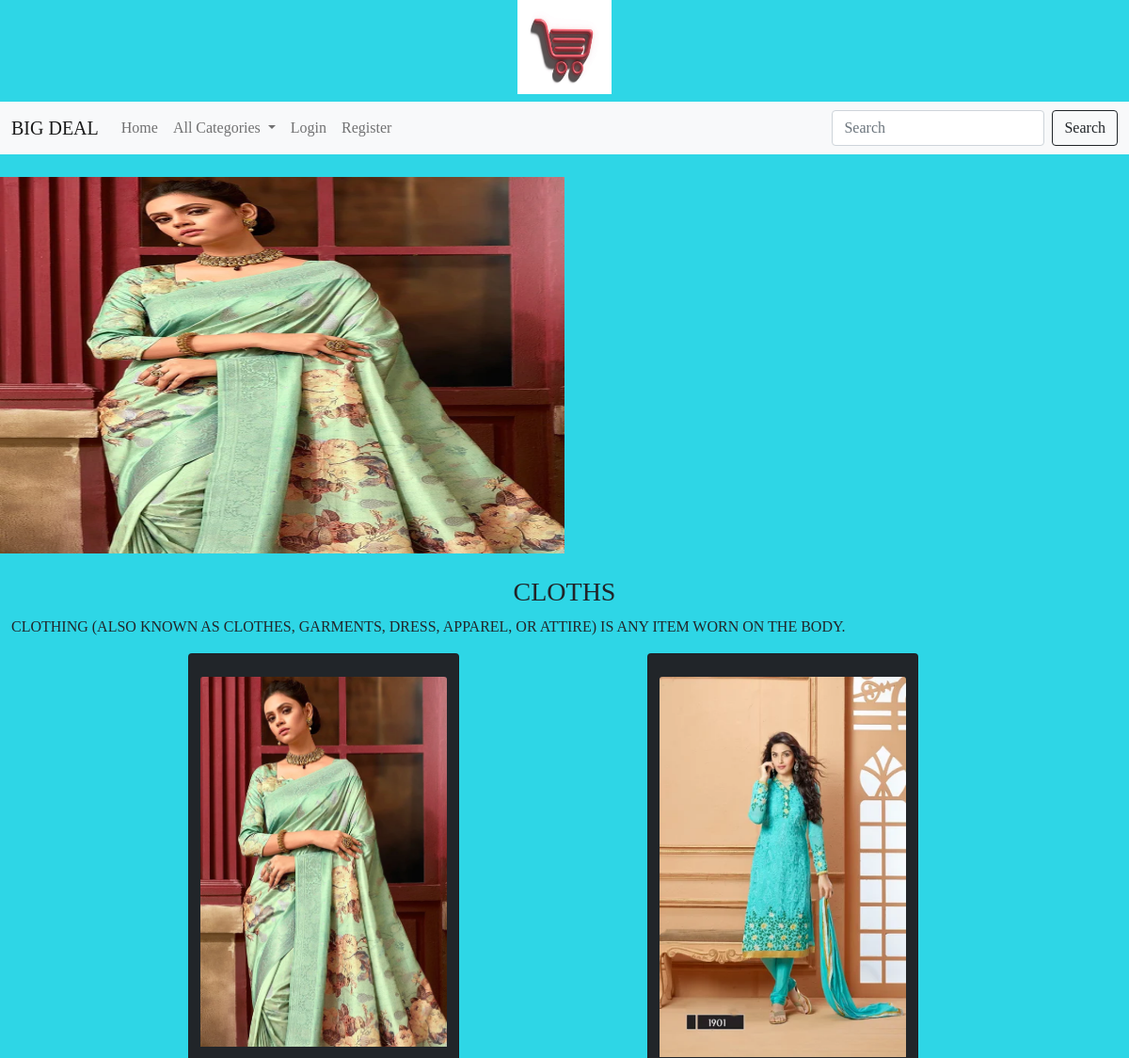
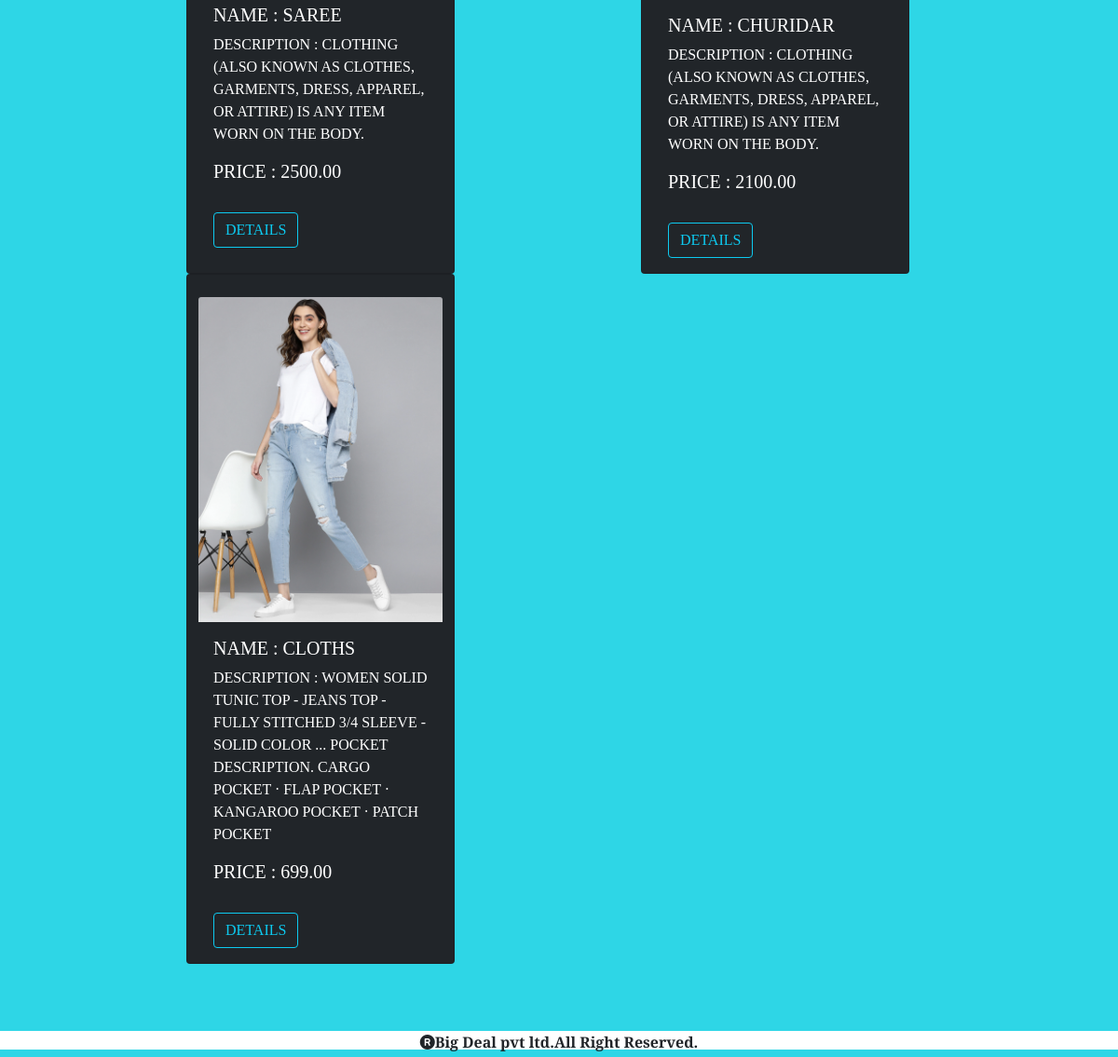
Page /allproducts/CLOTHS on the committed database (2 pictures, top to bottom).
### shop/models.py (models this page shows, shortened)
class Category(models.Model):
    name=models.CharField(max_length=200)
    desc=models.TextField()
    image=models.ImageField(upload_to='shop/categories',blank=True,null=True)

class Product(models.Model):
    name = models.CharField(max_length=200)
    desc = models.TextField()
    image = models.ImageField(upload_to='shop/products', blank=True, null=True)
    price=models.DecimalField(max_digits=10,decimal_places=2)
    category=models.ForeignKey(Category,on_delete=models.CASCADE)
    stock=models.IntegerField()
    available=models.BooleanField(default=True)
    created=models.DateTimeField(auto_now_add=True)
    updated=models.DateTimeField(auto_now_add=True)

### shop/views.py (the view)
# urls.py: path('allproducts/<p>',views.allproducts,name="allproducts"),
def allproducts(request,p):
    c=Category.objects.get(name=p)
    p=Product.objects.filter(category=c)
    return render(request,'product.html',{'c':c,'p':p})

### cart/context_processors.py (called while the page is built)
def productcount(request):
    item_count=0
    if request.user.is_authenticated:
     u=request.user
    try:
        cart=Cart.objects.filter(user=u)
        for i in cart:
            item_count=item_count+i.quantity
    except:
        item_count=0
    return {'count':item_count}

### shop/context_processors.py (called while the page is built)
def menu_links(request):
    c=Category.objects.all()
    return {'links':c}

### templates/product.html
{% extends 'base.html' %}
{% load static %}
{% block content %}
<br>
<div>
  <img  src="{{c.image.url}}" height="400px" width="50%" >
</div>
<div class="container-fluid mt-4" style="margin-bottom:100px;text-transform: uppercase;">
  <h3 align="center">{{c.name}}</h3>
  <p style="linne-height:1.8;text-align:justify;">{{c.desc}}</p>
  <div class="row">
      {% for i in p %}
      <div class="card bg-dark" style="width: 18rem;margin-left:200px;">
          <br>
            <img src="{{i.image.url}}" class="card-img-top" alt="...">
            <div class="card-body" style="color:white;">
                <h5 class="card-title">Name : {{i.name}} </h5>
                <p class="text-decoration">Description : {{i.desc}} </p>
                <h5 class="card-title">Price : {{i.price}} </h5>
                <br>
                <a href="{% url 'shop:detail' i.name %}" class="btn btn-outline-info">DETAILS</a>
            </div>
      </div>
  {% endfor %}
  </div>
</div>
{% endblock %}

### templates/base.html (shortened to what this page needs)
<!DOCTYPE html>
{% load static %}
<html lang="en" xmlns="http://www.w3.org/1999/html">
<head>
  <link href="https://cdn.jsdelivr.net/npm/bootstrap@5.0.2/dist/css/bootstrap.min.css" rel="stylesheet">
  <link rel="stylesheet" href="{% static 'css/style.css' %}">
  <link rel="stylesheet" href="https://cdnjs.cloudflare.com/ajax/libs/font-awesome/6.5.1/css/all.min.css" />
  <link rel="stylesheet" href="https://cdnjs.cloudflare.com/ajax/libs/font-awesome/6.5.1/css/all.min.css" />
</head>
<body>
<header>
<CENTER><img src="{% static 'ecommerce.jpg' %}" class="mb-2" height="100px" width="100px"></CENTER>
    <nav class="navbar navbar-expand-lg navbar-light bg-light">
  <div class="container-fluid">
    <a class="navbar-brand" href="#">BIG DEAL</a>
    <div class="collapse navbar-collapse" id="navbarSupportedContent">
      <ul class="navbar-nav me-auto mb-2 mb-lg-0">
        <li class="nav-item">
          <a class="nav-link" aria-current="page" href="{% url 'shop:allcat' %}">Home</a>
        </li>
        <li class="nav-item dropdown">
          <a class="nav-link dropdown-toggle" href="#" id="navbarDropdown" role="button" data-bs-toggle="dropdown" aria-expanded="false">
            All Categories
          </a>
        </li>
        {% if user.is_authenticated %}
        {% if user.is_username == false %}
        <li class="nav-item">
          <a class="nav-link" aria-current="page" href="{% url 'cart:cartview' %}"><i class="fa-solid fa-cart-shopping" style="font-size:22px;"></i>&nbsp;&nbsp;<sub>{{count}}</sub></a>
        </li>
        <li class="nav-item">
          <a class="nav-link" aria-current="page" href="{% url 'cart:orderview' %}">Order view</a>
        </li>
        {% endif %}
        <li class="nav-item">
          <a class="nav-link" aria-current="page" href="{% url 'shop:logout' %}">Logout</a>
        </li>
        {% else %}
        <li class="nav-item">
          <a class="nav-link" aria-current="page" href="{% url 'shop:login' %}">Login</a>
        </li>
      <li class="nav-item">
          <a class="nav-link" aria-current="page" href="{% url 'shop:register' %}">Register</a>
        </li>
        {% endif %}
      </ul>
      <form class="d-flex" method="POST" action="{% url 'search:search' %}">
        <input class="form-control me-2" type="search" name="q" placeholder="Search" aria-label="Search">
        <button class="btn btn-outline-dark" type="submit">Search</button>
      </form>
    </div>
  </div>
</nav>
</header>
{% block content %}
{% endblock %}
<footer>
    <div class=" mb-2 footer">
        <p><i class="fa-solid fa-registered"></i>Big Deal pvt ltd.All Right Reserved.</p>
    </div>
</footer>
</body>
</html>

### static/css/style.css (style rules this page uses)
body { background-color:#2ed6e6; font-family: 'Playfair Display', serif; }
.footer { height:20px; width:100%; background-color:white; position:fixed; bottom:0; left:0; text-align:center; font-weight:bold; }

### rows in the picture
Category: image (picture), name "CLOTHS", desc "CLOTHING (ALSO KNOWN AS CLOTHES, GARMENTS, DRESS, APPAREL, OR ATTIRE) IS ANY ITEM WORN ON THE BODY."
Product: image (picture), name "SAREE", desc "CLOTHING (ALSO KNOWN AS CLOTHES, GARMENTS, DRESS, APPAREL, OR ATTIRE) IS ANY ITEM WORN ON THE BODY.", price "2500.00"
Product: image (picture), name "CHURIDAR", desc "CLOTHING (ALSO KNOWN AS CLOTHES, GARMENTS, DRESS, APPAREL, OR ATTIRE) IS ANY ITEM WORN ON THE BODY.", price "2100.00"
Product: image (picture), name "CLOTHS", desc "WOMEN SOLID TUNIC TOP - JEANS TOP - FULLY STITCHED 3/4 SLEEVE - SOLID COLOR ... POCKET DESCRIPTION. CARGO POCKET · FLAP POCKET · KANGAROO POCKET · PATCH POCKET", price "699.00"
